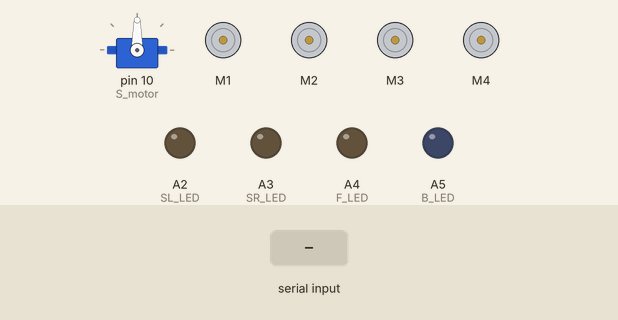
The sketch below on a simulated Arduino Uno, built with avr-gcc and run on an emulated ATmega328P. Parts: servo, 4 × DC motor (green arrow = forward, orange = backward, longer = faster), output pins drawn as LEDs (lit = HIGH). The inputs (shaded band) are chosen by the test bench.

Above: at 1.2 s.
1.3 s: "<F>" received over Serial
2.8 s: byte 73 ('I') received over Serial
At 3.4 s:
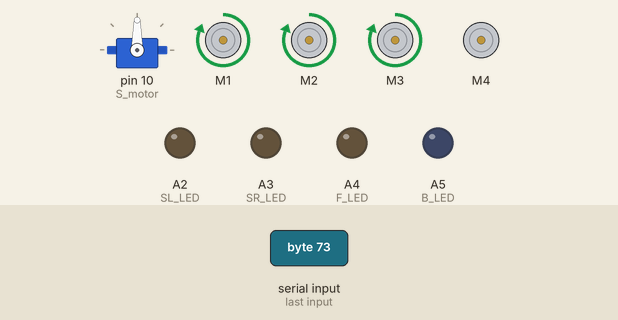
4.3 s: byte 71 ('G') received over Serial
At 5.5 s:
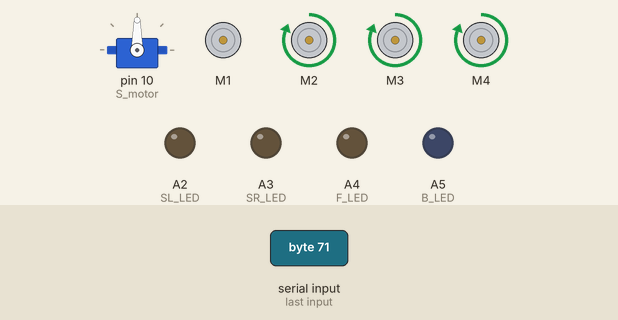
5.8 s: byte 74 ('J') received over Serial
At 6.8 s:
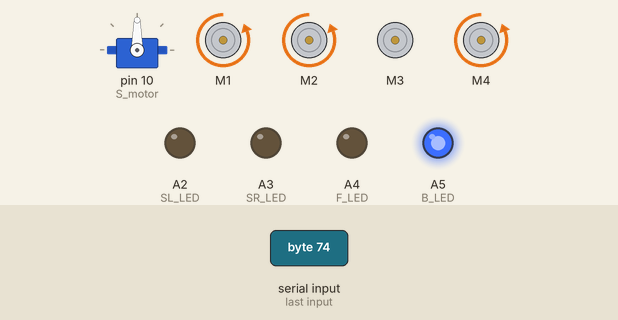
7.3 s: "<L>" received over Serial
At 8.1 s:
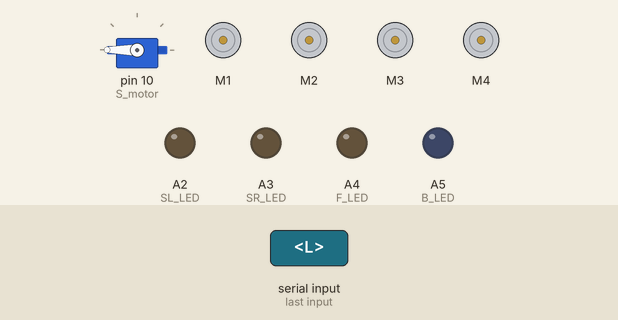
8.8 s: "<B>" received over Serial
Timing chart, 0 to 11.3 s (numbered marks = the images above; inputs shaded):
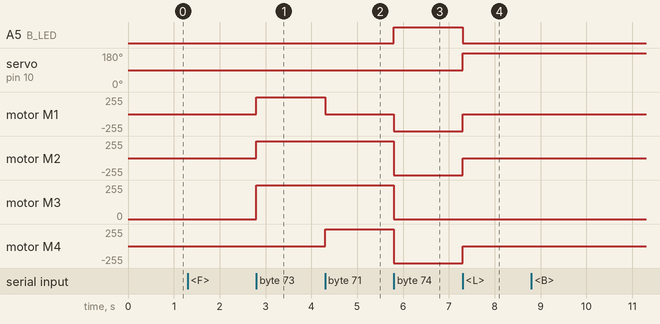

The sketch:

Smart_car.ino
```cpp
//----------------------------SMART_CAR_Project---------------------------------------//
//©hashan_sudeera

#include <Servo.h>
#include <AFMotor.h>
//-----------------------B------------------------------//
char value;
int speedCar=255;
boolean lightFront = false;
boolean lightBack = false;
boolean S_light = false;

//------------------------O-----------------------------//
int distance;
int Left;
int Right;
int L = 0;
int R = 0;
int L1 = 0;
int R1 = 0;

//----------Defines----------------//

#define Echo A0
#define Trig A1
#define S_motor 10
#define F_LED A4
#define B_LED A5
#define SL_LED A2
#define SR_LED A3
#define spoint 90

//-----------Motors-----------------//

Servo servo;
AF_DCMotor motor1(1);
AF_DCMotor motor2(2);
AF_DCMotor motor3(3);
AF_DCMotor motor4(4);


void setup() {
  Serial.begin(9600);

  pinMode(Trig,OUTPUT);//Trig A1
  pinMode(Echo,INPUT);//Echo A0
  pinMode(F_LED,OUTPUT);//F_LED A4 pin
  pinMode(B_LED,OUTPUT);//B_LED A5 pin
  pinMode(SL_LED,OUTPUT);//SL_LED A2 pin
  pinMode(SR_LED,OUTPUT);//SR_LED A3 pin
  servo.attach(S_motor);

}

void loop() {

//-----------------Change_Mode----------------//

  blutooth_mode();
  //obstacle_mode();
  //voice_control();


}


//---------------------------Blutooth_Mode---------------------------//
void blutooth_mode(){

if (Serial.available() > 0) {
  value = Serial.read();
  Stop();       //Initialize with motors stopped.

if (lightFront) {digitalWrite(F_LED, HIGH);
}
if (!lightFront) {digitalWrite(F_LED, LOW);
}
if (lightBack) {digitalWrite(B_LED, HIGH);
}
if (!lightBack) {digitalWrite(B_LED, LOW);
}
if (S_light) {digitalWrite(SL_LED, HIGH);
               digitalWrite(SR_LED, HIGH);
}
if (!S_light) {digitalWrite(SL_LED, LOW);
               digitalWrite(SR_LED, LOW);
}


switch (value) {
case 'F':forward();break;
case 'B':backward();break;
case 'L':left();break;
case 'R':right();break;
case 'I':forwardRight();break;
case 'G':forwardLeft();break;
case 'J':backwardRight();break;
case 'H':backwardLeft();break;
case 'S':Stop();break;
case '0':speedCar = 75;break;
case '1':speedCar = 100;break;
case '2':speedCar = 125;break;
case '3':speedCar = 150;break;
case '4':speedCar = 175;break;
case '5':speedCar = 200;break;
case '6':speedCar = 220;break;
case '7':speedCar = 230;break;
case '8':speedCar = 240;break;
case '9':speedCar = 250;break;
case 'q':speedCar = 255;break;
case 'W':lightFront = true;break;
case 'w':lightFront = false;break;
case 'U':lightBack = true;break;
case 'u':lightBack = false;break;
case 'X':S_light = true;break;
case 'x':S_light = false;break;
}}


}

//------------------------Obstacle_Mode------------------------------//

void obstacle_mode(){

  distance = ultrasonic();
  if (distance <= 50) {
    Stop();
    backward();
    delay(100);
    Stop();
    L = leftsee();
    servo.write(spoint);
    delay(200);
    R = rightsee();
    servo.write(spoint);
    if (L < R) {
      O_right();
      delay(200);
      Stop();
      delay(200);
    } else if (L > R) {
      O_left();
      delay(500);
      Stop();
      delay(200);
    }
  } else {
    forward();
  }

}

//-------------------------Voice_Control-----------------------------//

void voice_control(){

  if (Serial.available() > 0) {
    value = Serial.read();
    Serial.println(value);
    if (value == '^') {
      forward();
      digitalWrite(SL_LED, HIGH);
      digitalWrite(SR_LED, HIGH);
    } else if (value == '-') {
      backward();
    } else if (value == '<') {
      L = leftsee();
      servo.write(spoint);
      if (L >= 10 ) {
        O_left();
        delay(500);
        Stop();
      } else if (L < 10) {
        Stop();
      }
    } else if (value == '>') {
      R = rightsee();
      servo.write(spoint);
      if (R >= 10 ) {
        O_right();
        delay(500);
        Stop();
      } else if (R < 10) {
        Stop();
      }
    } else if (value == '*') {
      Stop();
    }
    } else if (value == '!') {
      {digitalWrite(F_LED, HIGH);
    }
    } else if (value == '@') {
      {digitalWrite(F_LED, LOW);
    }
    } else if (value == '+') {
      {digitalWrite(B_LED, HIGH);
    }
    } else if (value == '_') {
      {digitalWrite(B_LED, LOW);
    }
  }

}

//-------------------------Ultrasonic----------------------------------//
int ultrasonic(){
  digitalWrite(Trig,LOW);
  delayMicroseconds(4);
  digitalWrite(Trig,HIGH);
  delayMicroseconds(10);
  digitalWrite(Trig,LOW);
  long t = pulseIn(Echo,HIGH);
  long cm= t / 29/ 2;
  return cm;
}
void forward()
{
  motor1.run(FORWARD);
  motor2.run(FORWARD);
  motor3.run(FORWARD);
  motor4.run(FORWARD);

  motor1.setSpeed(speedCar);
  motor2.setSpeed(speedCar);
  motor3.setSpeed(speedCar);
  motor4.setSpeed(speedCar);

  forwardview();

}
void backward()
{
  motor1.run(BACKWARD);
  motor2.run(BACKWARD);
  motor3.run(BACKWARD);
  motor4.run(BACKWARD);

  motor1.setSpeed(speedCar);
  motor2.setSpeed(speedCar);
  motor3.setSpeed(speedCar);
  motor4.setSpeed(speedCar);

  digitalWrite(B_LED,HIGH);

}
void left()
{
  motor1.run(BACKWARD);
  motor2.run(BACKWARD);
  motor3.run(FORWARD);
  motor4.run(FORWARD);
  motor1.setSpeed(speedCar);
  motor2.setSpeed(speedCar);
  motor3.setSpeed(speedCar);
  motor4.setSpeed(speedCar);

  digitalWrite(SL_LED, HIGH);

  leftview();


}
void O_left()
{
  motor1.run(BACKWARD);
  motor2.run(BACKWARD);
  motor3.run(FORWARD);
  motor4.run(FORWARD);
  motor1.setSpeed(speedCar);
  motor2.setSpeed(speedCar);
  motor3.setSpeed(speedCar);
  motor4.setSpeed(speedCar);

  digitalWrite(SL_LED, HIGH);

}

void right()
{
  motor1.run(FORWARD);
  motor2.run(FORWARD);
  motor3.run(BACKWARD);
  motor4.run(BACKWARD);
  motor1.setSpeed(speedCar);
  motor2.setSpeed(speedCar);
  motor3.setSpeed(speedCar);
  motor4.setSpeed(speedCar);

  digitalWrite(SR_LED, HIGH);

  rightview();

}
void O_right()
{
  motor1.run(FORWARD);
  motor2.run(FORWARD);
  motor3.run(BACKWARD);
  motor4.run(BACKWARD);
  motor1.setSpeed(speedCar);
  motor2.setSpeed(speedCar);
  motor3.setSpeed(speedCar);
  motor4.setSpeed(speedCar);

  digitalWrite(SR_LED, HIGH);
}

void forwardRight()
{
  motor1.run(FORWARD);
  motor2.run(FORWARD);
  motor3.run(FORWARD);
  motor4.run(RELEASE);

  motor1.setSpeed(speedCar);
  motor2.setSpeed(speedCar);
  motor3.setSpeed(speedCar);
}

void forwardLeft()
{
  motor1.run(RELEASE);
  motor2.run(FORWARD);
  motor3.run(FORWARD);
  motor4.run(FORWARD);

  motor1.setSpeed(speedCar);
  motor2.setSpeed(speedCar);
  motor4.setSpeed(speedCar);
}
void backwardRight()
{
  motor1.run(BACKWARD);
  motor2.run(BACKWARD);
  motor3.run(RELEASE);
  motor4.run(BACKWARD);
  motor1.setSpeed(speedCar);
  motor2.setSpeed(speedCar);
  motor4.setSpeed(speedCar);

  digitalWrite(B_LED,HIGH);

}
void backwardLeft()
{
  motor1.run(BACKWARD);
  motor2.run(RELEASE);
  motor3.run(BACKWARD);
  motor4.run(BACKWARD);
  motor1.setSpeed(speedCar);
  motor2.setSpeed(speedCar);
  motor3.setSpeed(speedCar);

  digitalWrite(B_LED,HIGH);

}
void Stop()
{
  motor1.run(RELEASE);
  motor2.run(RELEASE);
  motor3.run(RELEASE);
  motor4.run(RELEASE);
}

int rightsee(){
  servo.write(20);
  delay(500);
  Left = ultrasonic();
  return Left;
}

int leftsee(){
  servo.write(180);
  delay(500);
  Right = ultrasonic();
  return Right;
}

int leftview(){
  servo.write(180);

}

int rightview(){
  servo.write(20);
}

int forwardview(){
  servo.write(spoint);
}
```

Measured:
- after the input at 2.8 s, motor M1–3: stopped → forward 255/255 at once
- after the input at 4.3 s, motor M1: forward 255/255 → stopped at once; motor M4: stopped → forward 255/255 at once
- after the input at 5.8 s, A5 (B_LED): LOW → HIGH at once; motor M1: stopped → backward 255/255 at once; motor M2, motor M4: forward 255/255 → backward 255/255 at once; motor M3: forward 255/255 → stopped at once
- after the input at 7.3 s, A5 (B_LED): HIGH → LOW at once; servo on pin 10 (S_motor): 90° → 180° at once; motor M1, motor M2, motor M4: backward 255/255 → stopped at once
